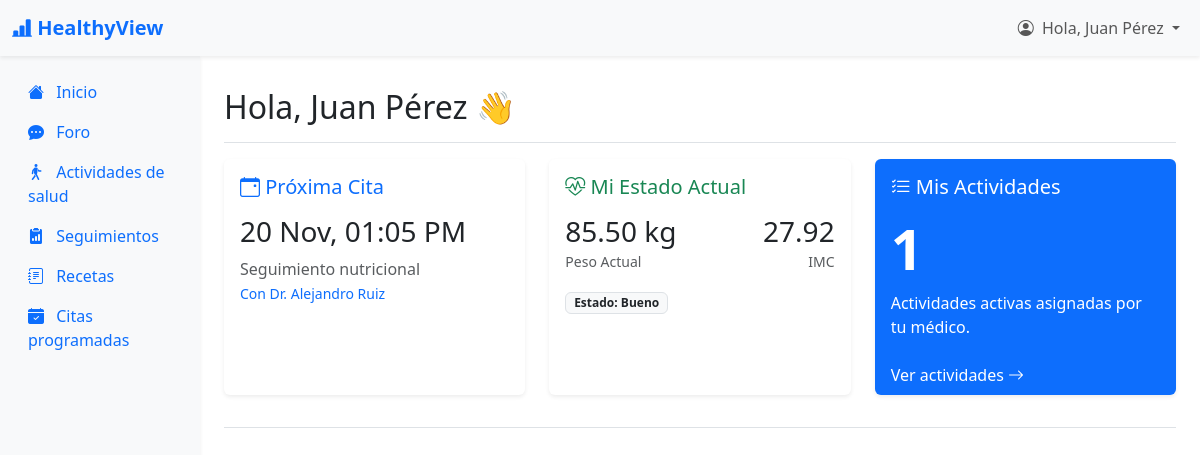
The app's page /index.php?action=dashboard (signed in) with its own data.
### tables this page shows
CREATE TABLE `cita` (
  `idCita` int(11) NOT NULL AUTO_INCREMENT,
  `idPaciente` int(11) NOT NULL,
  `idMedico` int(11) NOT NULL,
  `fechaHora` datetime NOT NULL,
  `duracionMin` int(11) DEFAULT 30,
  `motivo` varchar(255) DEFAULT NULL,
  `estado` enum('Programada','Completada','Cancelada','NoAsistida') DEFAULT 'Programada',
  `creadoEn` datetime DEFAULT current_timestamp(),
  PRIMARY KEY (`idCita`),
  KEY `idPaciente` (`idPaciente`),
  KEY `idMedico` (`idMedico`),
  CONSTRAINT `cita_ibfk_1` FOREIGN KEY (`idPaciente`) REFERENCES `paciente` (`idPaciente`) ON UPDATE CASCADE,
  CONSTRAINT `cita_ibfk_2` FOREIGN KEY (`idMedico`) REFERENCES `medico` (`idMedico`) ON UPDATE CASCADE
);

CREATE TABLE `seguimiento` (
  `idSeguimiento` int(11) NOT NULL AUTO_INCREMENT,
  `idPaciente` int(11) NOT NULL,
  `idMedico` int(11) DEFAULT NULL,
  `fechaRegistro` datetime DEFAULT current_timestamp(),
  `peso` decimal(5,2) DEFAULT NULL,
  `imc` decimal(5,2) DEFAULT NULL,
  `nivelBienestar` enum('Excelente','Bueno','Regular','Malo') DEFAULT 'Regular',
  `observaciones` text DEFAULT NULL,
  PRIMARY KEY (`idSeguimiento`),
  KEY `idPaciente` (`idPaciente`),
  KEY `idMedico` (`idMedico`),
  CONSTRAINT `seguimiento_ibfk_1` FOREIGN KEY (`idPaciente`) REFERENCES `paciente` (`idPaciente`) ON UPDATE CASCADE,
  CONSTRAINT `seguimiento_ibfk_2` FOREIGN KEY (`idMedico`) REFERENCES `medico` (`idMedico`) ON DELETE SET NULL ON UPDATE CASCADE
);

### app/controllers/PacienteController.php (called while the page is built, shortened)
<?php
include_once "app/models/PacienteModel.php";
class PacienteController {
    private $model;
    public function __construct($connection) {
        $this->model = new PacienteModel($connection);
    }
    public function dashboard() {
        $idPaciente = $_SESSION['usuario_id'];
        $resumen = $this->model->getResumenDashboard($idPaciente);
        include_once 'app/views/paciente/layout_paciente.php';
    }
}
?>

### app/models/PacienteModel.php (called while the page is built, shortened)
<?php
class PacienteModel {
    private $connection;
    public function __construct($connection) {
        $this->connection = $connection;
    }
    public function getResumenDashboard($idPaciente) {
        $resumen = [];
        $sqlCita = "SELECT fechaHora, motivo,
                    CONCAT(m.nombre, ' ', m.apellidoPaterno) as medico
                    FROM cita c
                    JOIN medico m ON c.idMedico = m.idMedico
                    WHERE c.idPaciente = ? AND c.fechaHora >= NOW() AND c.estado = 'Programada'
                    ORDER BY c.fechaHora ASC LIMIT 1";
        try {
            $stmt = $this->connection->prepare($sqlCita);
            $stmt->bind_param("i", $idPaciente);
            $stmt->execute();
            $resumen['proximaCita'] = $stmt->get_result()->fetch_assoc();
        } catch (Exception $e) {
            $resumen['proximaCita'] = null;
        }
        $sqlPeso = "SELECT peso, imc, nivelBienestar FROM seguimiento
                    WHERE idPaciente = ? ORDER BY fechaRegistro DESC LIMIT 1";
        try {
            $stmt = $this->connection->prepare($sqlPeso);
            $stmt->bind_param("i", $idPaciente);
            $stmt->execute();
            $resumen['ultimoSeguimiento'] = $stmt->get_result()->fetch_assoc();
        } catch (Exception $e) {
            $resumen['ultimoSeguimiento'] = null;
        }
        $sqlAct = "SELECT COUNT(*) as total FROM actividadPaciente
                   WHERE idPaciente = ? AND estado = 'Activa'";
        try {
            $stmt = $this->connection->prepare($sqlAct);
            $stmt->bind_param("i", $idPaciente);
            $stmt->execute();
            $row = $stmt->get_result()->fetch_assoc();
            $resumen['actividadesPendientes'] = $row['total'];
        } catch (Exception $e) {
            $resumen['actividadesPendientes'] = 0;
        }
        return $resumen;
    }
}
?>

### app/views/paciente/view_paciente_inicio.php (the view, shortened to what this page needs)
<div class="d-flex justify-content-between flex-wrap flex-md-nowrap align-items-center pt-3 pb-2 mb-3 border-bottom">
    <h1 class="h2">Hola, <?php echo htmlspecialchars($_SESSION['usuario_nombre']); ?> 👋</h1>
</div>
<div class="row">
    <div class="col-md-4 mb-4">
        <div class="card border-0 shadow-sm h-100">
            <div class="card-body">
                <h5 class="card-title text-primary"><i class="bi bi-calendar-event"></i> Próxima Cita</h5>
                <?php if ($resumen['proximaCita']): ?>
                    <h3 class="mt-3"><?php echo date('d M, h:i A', strtotime($resumen['proximaCita']['fechaHora'])); ?></h3>
                    <p class="text-muted mb-0"><?php echo htmlspecialchars($resumen['proximaCita']['motivo']); ?></p>
                    <small class="text-primary">Con Dr. <?php echo htmlspecialchars($resumen['proximaCita']['medico']); ?></small>
                <?php else: ?>
                    <p class="text-muted mt-3">No tienes citas programadas próximamente.</p>
                    <a href="index.php?action=showCrearCita" class="btn btn-sm btn-outline-primary">Agendar ahora</a>
                <?php endif; ?>
            </div>
        </div>
    </div>
    <div class="col-md-4 mb-4">
        <div class="card border-0 shadow-sm h-100">
            <div class="card-body">
                <h5 class="card-title text-success"><i class="bi bi-heart-pulse"></i> Mi Estado Actual</h5>
                <?php if ($resumen['ultimoSeguimiento']): ?>
                    <div class="d-flex justify-content-between align-items-center mt-3">
                        <div>
                            <h3 class="mb-0"><?php echo htmlspecialchars($resumen['ultimoSeguimiento']['peso']); ?> kg</h3>
                            <small class="text-muted">Peso Actual</small>
                        </div>
                        <div class="text-end">
                            <h3 class="mb-0"><?php echo htmlspecialchars($resumen['ultimoSeguimiento']['imc']); ?></h3>
                            <small class="text-muted">IMC</small>
                        </div>
                    </div>
                    <div class="mt-3">
                        <span class="badge bg-light text-dark border">Estado: <?php echo htmlspecialchars($resumen['ultimoSeguimiento']['nivelBienestar']); ?></span>
                    </div>
                <?php else: ?>
                    <p class="text-muted mt-3">Aún no tienes registros de seguimiento médico.</p>
                <?php endif; ?>
            </div>
        </div>
    </div>
    <div class="col-md-4 mb-4">
        <div class="card border-0 shadow-sm h-100 bg-primary text-white">
            <div class="card-body">
                <h5 class="card-title"><i class="bi bi-list-check"></i> Mis Actividades</h5>
                <h2 class="display-4 fw-bold mt-3"><?php echo $resumen['actividadesPendientes']; ?></h2>
                <p class="card-text">Actividades activas asignadas por tu médico.</p>
            </div>
            <div class="card-footer border-0 bg-transparent">
                <a href="index.php?action=verActividades" class="text-white text-decoration-none">Ver actividades <i class="bi bi-arrow-right"></i></a>
            </div>
        </div>
    </div>
</div>

### records on screen
cita: fechaHora "20 Nov, 01:05 PM", motivo "Seguimiento nutricional"
seguimiento: peso "85.50", imc "27.92", nivelBienestar "Bueno"

### other values on screen
$_SESSION['usuario_nombre'] "Juan Pérez"
$resumen['proximaCita']['medico'] "Alejandro Ruiz"
$resumen['actividadesPendientes'] "1"
